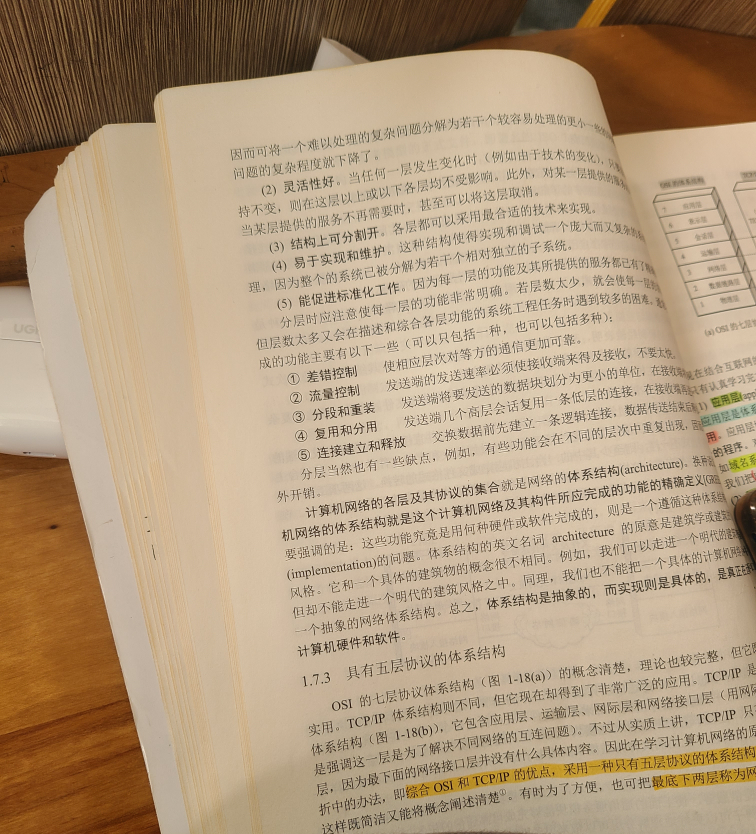
#> input picture img/book.jpg, 3024 x 3336 px (shown at 1/4 size)
$ python '23.形态学 全局二值化.py'
#> lines starting #> are read from the running program, lines starting #| are printed output that depends on the picture; after the words box and inside, x2 and y2 are one past the last pixel; in counts of white or black regions, pixels touching at a corner belong together
import cv2
import numpy as np

img = cv2.resize(cv2.imread("../img/book.jpg"), (450, 600))
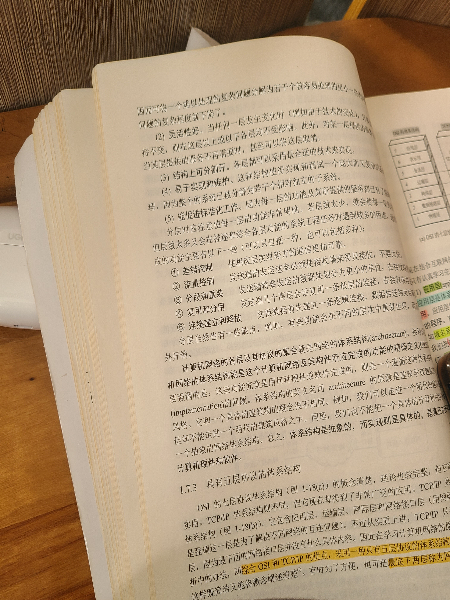
#> img: shape (600, 450, 3); mean B, G, R 125.4, 153.8, 177.5

# 二值化操作是对灰度图像进行操作
gray = cv2.cvtColor(img, cv2.COLOR_BGR2GRAY)
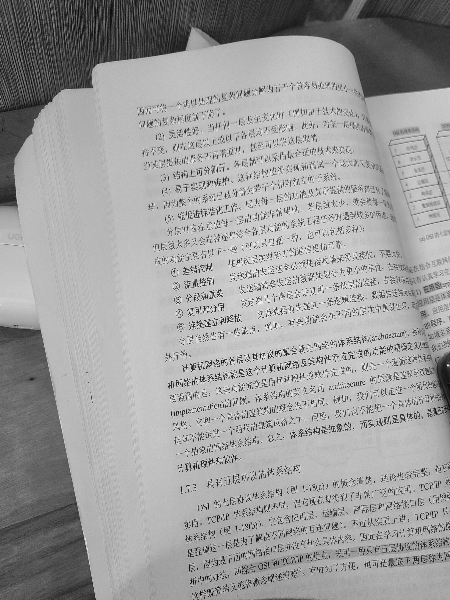
#> gray: shape (600, 450); min 4, max 250, mean 157.6
# threshold会返回两个值，一个是阈值，一个是二值化处理后的图片
threshold, new_img = cv2.threshold(gray, 120, 200, cv2.THRESH_BINARY)
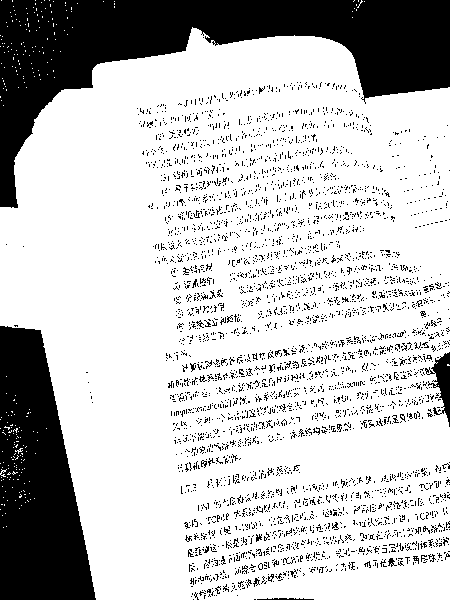
#> new_img: shape (600, 450); values 0 (black) and 200 (white), 76.2% white; 3797 black regions (3753 under 20 px), largest, box (x1, y1, x2, y2) and area: (0, 0, 450, 208) 32011, (0, 326, 96, 600) 18408, (425, 352, 450, 427) 768

cv2.imshow("img", new_img)
cv2.waitKey(0)
cv2.destroyAllWindows()
